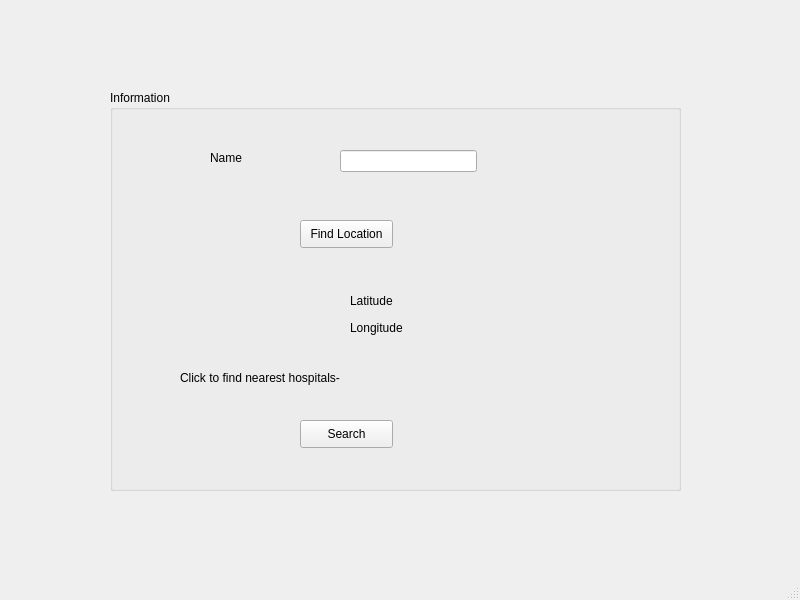
<?xml version="1.0" encoding="UTF-8"?>
<ui version="4.0">
 <class>MainWindow</class>
 <widget class="QMainWindow" name="MainWindow">
  <property name="geometry">
   <rect>
    <x>0</x>
    <y>0</y>
    <width>800</width>
    <height>600</height>
   </rect>
  </property>
  <property name="windowTitle">
   <string>Findo</string>
  </property>
  <widget class="QWidget" name="centralwidget">
   <widget class="QGroupBox" name="groupBox">
    <property name="geometry">
     <rect>
      <x>110</x>
      <y>90</y>
      <width>571</width>
      <height>401</height>
     </rect>
    </property>
    <property name="title">
     <string>Information</string>
    </property>
    <widget class="QLabel" name="label">
     <property name="geometry">
      <rect>
       <x>100</x>
       <y>60</y>
       <width>33</width>
       <height>16</height>
      </rect>
     </property>
     <property name="text">
      <string>Name</string>
     </property>
    </widget>
    <widget class="QLineEdit" name="lineEdit">
     <property name="geometry">
      <rect>
       <x>230</x>
       <y>60</y>
       <width>137</width>
       <height>22</height>
      </rect>
     </property>
     <property name="frame">
      <bool>true</bool>
     </property>
    </widget>
    <widget class="QLabel" name="latitude">
     <property name="enabled">
      <bool>true</bool>
     </property>
     <property name="geometry">
      <rect>
       <x>71</x>
       <y>201</y>
       <width>121</width>
       <height>21</height>
      </rect>
     </property>
     <property name="toolTip">
      <string>Latitude</string>
     </property>
     <property name="text">
      <string/>
     </property>
    </widget>
    <widget class="QPushButton" name="pushButton">
     <property name="geometry">
      <rect>
       <x>190</x>
       <y>130</y>
       <width>93</width>
       <height>28</height>
      </rect>
     </property>
     <property name="text">
      <string>Find Location</string>
     </property>
    </widget>
    <widget class="QLabel" name="label_4">
     <property name="geometry">
      <rect>
       <x>70</x>
       <y>280</y>
       <width>181</width>
       <height>16</height>
      </rect>
     </property>
     <property name="text">
      <string>Click to find nearest hospitals-</string>
     </property>
    </widget>
    <widget class="QPushButton" name="pushButton_2">
     <property name="geometry">
      <rect>
       <x>190</x>
       <y>330</y>
       <width>93</width>
       <height>28</height>
      </rect>
     </property>
     <property name="text">
      <string>Search</string>
     </property>
    </widget>
    <widget class="QLabel" name="label_2">
     <property name="geometry">
      <rect>
       <x>240</x>
       <y>200</y>
       <width>81</width>
       <height>21</height>
      </rect>
     </property>
     <property name="text">
      <string>Latitude</string>
     </property>
    </widget>
    <widget class="QLabel" name="label_3">
     <property name="geometry">
      <rect>
       <x>240</x>
       <y>230</y>
       <width>55</width>
       <height>16</height>
      </rect>
     </property>
     <property name="text">
      <string>Longitude</string>
     </property>
    </widget>
    <widget class="QLabel" name="longitude">
     <property name="geometry">
      <rect>
       <x>70</x>
       <y>230</y>
       <width>121</width>
       <height>21</height>
      </rect>
     </property>
     <property name="toolTip">
      <string>Longitude</string>
     </property>
     <property name="text">
      <string/>
     </property>
    </widget>
   </widget>
  </widget>
  <widget class="QMenuBar" name="menubar">
   <property name="geometry">
    <rect>
     <x>0</x>
     <y>0</y>
     <width>800</width>
     <height>26</height>
    </rect>
   </property>
  </widget>
  <widget class="QStatusBar" name="statusbar"/>
 </widget>
 <resources/>
 <connections/>
</ui>
